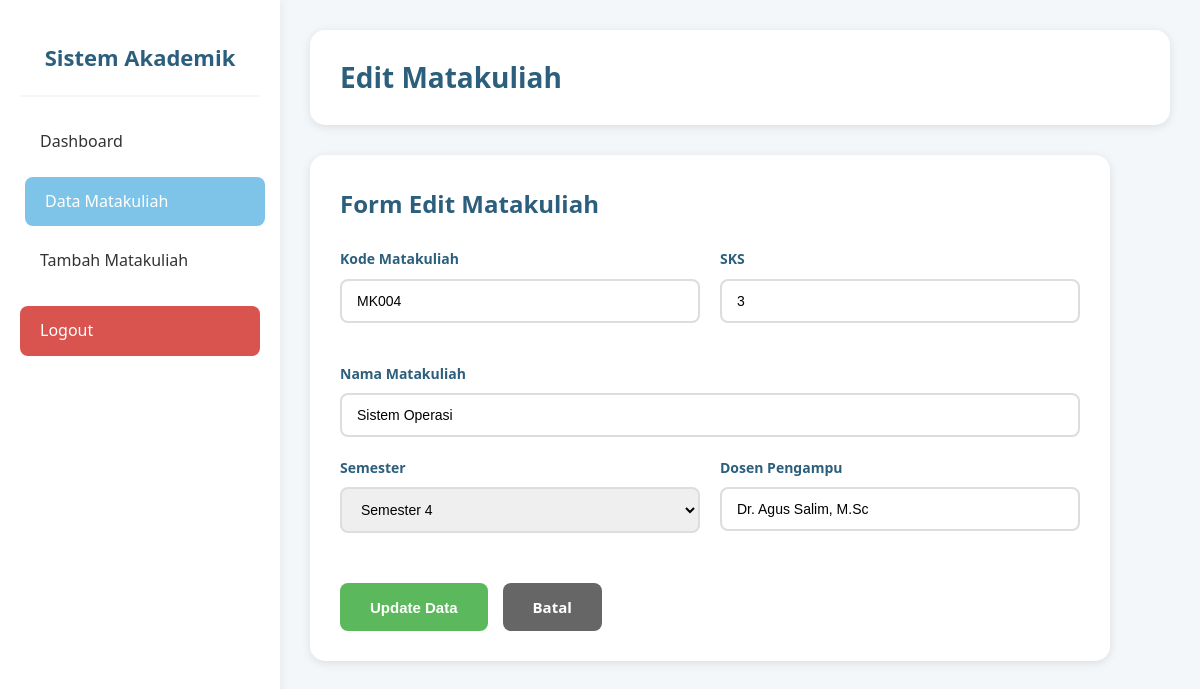
Page /matakuliah_edit.php?id=4 (signed in) on the committed database.
### tables this page shows
CREATE TABLE IF NOT EXISTS matakuliah (
    id INT(11) AUTO_INCREMENT PRIMARY KEY,
    kode_mk VARCHAR(20) NOT NULL UNIQUE,
    nama_mk VARCHAR(100) NOT NULL,
    sks INT(2) NOT NULL,
    semester INT(2) NOT NULL,
    dosen VARCHAR(100) NOT NULL,
    created_at TIMESTAMP DEFAULT CURRENT_TIMESTAMP,
    updated_at TIMESTAMP DEFAULT CURRENT_TIMESTAMP ON UPDATE CURRENT_TIMESTAMP
);

### db.php (called while the page is built, shortened)
<?php
$host = 'localhost';
$username = 'root';
$password = '';
$database = 'akademik';
$conn = mysqli_connect($host, $username, $password, $database);
mysqli_set_charset($conn, "utf8");
function clean_input($data) {
    global $conn;
    $data = trim($data);
    $data = stripslashes($data);
    $data = htmlspecialchars($data);
    $data = mysqli_real_escape_string($conn, $data);
    return $data;
}
?>

### matakuliah_edit.php (the view, shortened to what this page needs)
<?php
require_once 'db.php';
$id = isset($_GET['id']) ? clean_input($_GET['id']) : '';
$query = "SELECT * FROM matakuliah WHERE id = '$id'";
$result = mysqli_query($conn, $query);
$matakuliah = mysqli_fetch_assoc($result);
?>
<!DOCTYPE html>
<html lang="id">
<head>
    <link rel="stylesheet" href="style.css">
</head>
<body>
    <div class="dashboard-container">
        <div class="sidebar">
            <div class="sidebar-header">
                <h3>Sistem Akademik</h3>
            </div>
            <ul class="sidebar-menu">
                <li><a href="dashboard.php">Dashboard</a></li>
                <li><a href="matakuliah_list.php" class="active">Data Matakuliah</a></li>
                <li><a href="matakuliah_tambah.php">Tambah Matakuliah</a></li>
                <li><a href="logout.php" class="logout">Logout</a></li>
            </ul>
        </div>
        <div class="main-content">
            <div class="top-header fade-in">
                <h1>Edit Matakuliah</h1>
            </div>
            <div class="form-card fade-in">
                <h2 style="color: #2c5f7d; margin-bottom: 25px;">Form Edit Matakuliah</h2>
                <form method="POST" action="">
                    <div class="form-row">
                        <div class="form-group">
                            <label for="kode_mk">Kode Matakuliah</label>
                            <input type="text" class="form-control" id="kode_mk" name="kode_mk"
                                   value="<?php echo htmlspecialchars($matakuliah['kode_mk']); ?>" required>
                        </div>
                        <div class="form-group">
                            <label for="sks">SKS</label>
                            <input type="number" class="form-control" id="sks" name="sks"
                                   min="1" max="6" value="<?php echo htmlspecialchars($matakuliah['sks']); ?>" required>
                        </div>
                    </div>
                    <div class="form-group">
                        <label for="nama_mk">Nama Matakuliah</label>
                        <input type="text" class="form-control" id="nama_mk" name="nama_mk"
                               value="<?php echo htmlspecialchars($matakuliah['nama_mk']); ?>" required>
                    </div>
                    <div class="form-row">
                        <div class="form-group">
                            <label for="semester">Semester</label>
                            <select class="form-control" id="semester" name="semester" required>
                                <?php for ($i = 1; $i <= 8; $i++): ?>
                                <option value="<?php echo $i; ?>"
                                    <?php echo ($matakuliah['semester'] == $i) ? 'selected' : ''; ?>>
                                    Semester <?php echo $i; ?>
                                </option>
                                <?php endfor; ?>
                            </select>
                        </div>
                        <div class="form-group">
                            <label for="dosen">Dosen Pengampu</label>
                            <input type="text" class="form-control" id="dosen" name="dosen"
                                   value="<?php echo htmlspecialchars($matakuliah['dosen']); ?>" required>
                        </div>
                    </div>
                    <div class="form-actions">
                        <button type="submit" class="btn-submit">Update Data</button>
                        <a href="matakuliah_list.php" class="btn-cancel">Batal</a>
                    </div>
                </form>
            </div>
        </div>
    </div>
</body>
</html>

### style.css (style rules this page uses)
* { margin: 0; padding: 0; box-sizing: border-box; }
:root { --primary-color: #2c5f7d; --secondary-color: #4a90b8; --accent-color: #7ec4e8; --success-color: #5cb85c; --danger-color: #d9534f; --warning-color: #f0ad4e; --light-bg: #f4f7f9; --white: #ffffff; --text-dark: #333; --text-light: #666; --border-color: #ddd; --shadow: 0 2px 10px rgba(0,0,0,0.1); --shadow-hover: 0 4px 20px rgba(0,0,0,0.15); }
body { font-family: 'Segoe UI', Tahoma, Geneva, Verdana, sans-serif; background-color: var(--light-bg); color: var(--text-dark); line-height: 1.6; }
.form-group { margin-bottom: 20px; }
.form-group label { display: block; color: var(--primary-color); font-weight: 600; margin-bottom: 8px; font-size: 14px; }
.form-control { width: 100%; padding: 12px 15px; border: 2px solid var(--border-color); border-radius: 8px; font-size: 14px; transition: all 0.3s ease; }
.dashboard-container { display: flex; min-height: 100vh; }
.sidebar { width: 280px; background: var(--white); box-shadow: 2px 0 10px rgba(0,0,0,0.05); padding: 20px; }
.sidebar-header { text-align: center; padding: 20px 0; border-bottom: 2px solid var(--light-bg); margin-bottom: 20px; }
.sidebar-header h3 { color: var(--primary-color); font-size: 22px; font-weight: 600; }
.sidebar-menu { list-style: none; }
.sidebar-menu li { margin-bottom: 10px; }
.sidebar-menu a { display: block; padding: 12px 20px; color: var(--text-dark); text-decoration: none; border-radius: 8px; transition: all 0.3s ease; font-weight: 500; }
.sidebar-menu a:hover, .sidebar-menu a.active { background-color: var(--accent-color); color: var(--white); transform: translateX(5px); }
.sidebar-menu a.logout { background-color: var(--danger-color); color: var(--white); margin-top: 20px; }
.main-content { flex: 1; padding: 30px; }
.top-header { background: var(--white); padding: 25px 30px; border-radius: 15px; box-shadow: var(--shadow); margin-bottom: 30px; }
.top-header h1 { color: var(--primary-color); font-size: 28px; font-weight: 600; }
.form-card { background: var(--white); padding: 30px; border-radius: 15px; box-shadow: var(--shadow); max-width: 800px; }
.form-row { display: grid; grid-template-columns: repeat(auto-fit, minmax(250px, 1fr)); gap: 20px; margin-bottom: 20px; }
.form-actions { display: flex; gap: 15px; margin-top: 30px; }
.btn-submit { background-color: var(--success-color); color: var(--white); padding: 12px 30px; border: none; border-radius: 8px; font-size: 15px; font-weight: 600; cursor: pointer; transition: all 0.3s ease; }
.btn-cancel { background-color: var(--text-light); color: var(--white); padding: 12px 30px; border: none; border-radius: 8px; font-size: 15px; font-weight: 600; cursor: pointer; transition: all 0.3s ease; text-decoration: none; display: inline-block; }
.fade-in { animation: fadeIn 0.5s ease; }

### rows in the picture
matakuliah: kode_mk "MK004", sks "3", nama_mk "Sistem Operasi", semester "Semester 4", dosen "Dr. Agus Salim, M.Sc"
